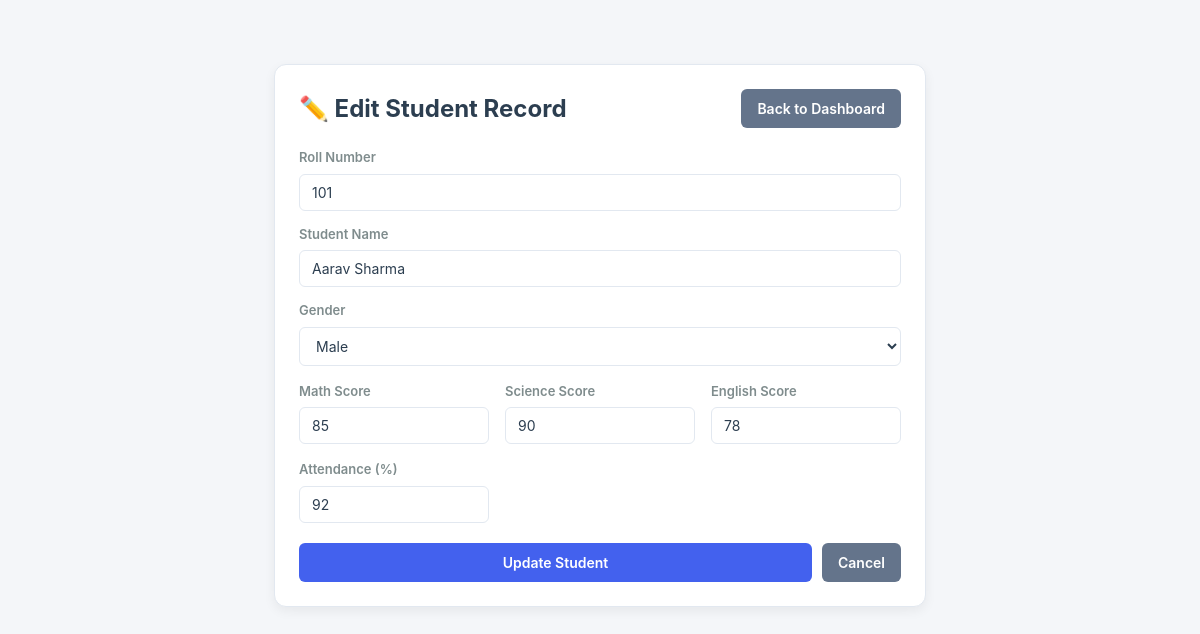
Screenshot of /edit/1 with the database file from the repository.
### tables this page shows
CREATE TABLE students (
            id INTEGER PRIMARY KEY AUTOINCREMENT,
            roll_no TEXT UNIQUE NOT NULL,
            name TEXT NOT NULL,
            gender TEXT,
            math_score INTEGER,
            science_score INTEGER,
            english_score INTEGER,
            attendance INTEGER,
            total_score INTEGER,
            average_score REAL,
            grade TEXT,
            status TEXT
        );

### app.py (the view, shortened to what this page needs)
@app.route("/edit/<int:id>", methods=["GET", "POST"])
def edit_student(id):
    conn = get_db_connection()
    student = conn.execute("SELECT * FROM students WHERE id = ?", (id,)).fetchone()
    conn.close()
    if not student:
        flash("Student not found!", "danger")
        return redirect(url_for("index"))
    return render_template("edit.html", student=student)

### database.py (called while the page is built)
def get_db_connection():
    conn = sqlite3.connect(DB_FILE)
    conn.row_factory = sqlite3.Row
    return conn

### templates/edit.html (shortened to what this page needs)
<!DOCTYPE html>
<html lang="en">
<head>
    <link rel="stylesheet" href="{{ url_for('static', filename='style.css') }}">
</head>
<body>
    <div class="container" style="max-width: 700px; margin-top: 40px;">
        <div class="form-card">
            <div style="display: flex; justify-content: space-between; align-items: center; margin-bottom: 20px;">
                <h2>✏️ Edit Student Record</h2>
                <a href="{{ url_for('index') }}" class="btn btn-secondary">Back to Dashboard</a>
            </div>
            <form action="{{ url_for('edit_student', id=student.id) }}" method="POST">
                <div class="form-group" style="margin-bottom: 14px;">
                    <label>Roll Number</label>
                    <input type="text" name="roll_no" class="form-control" value="{{ student.roll_no }}" required>
                </div>
                <div class="form-group" style="margin-bottom: 14px;">
                    <label>Student Name</label>
                    <input type="text" name="name" class="form-control" value="{{ student.name }}" required>
                </div>
                <div class="form-group" style="margin-bottom: 14px;">
                    <label>Gender</label>
                    <select name="gender" class="form-control">
                        <option value="Male" {% if student.gender == 'Male' %}selected{% endif %}>Male</option>
                    </select>
                </div>
                <div class="form-grid" style="margin-bottom: 14px;">
                    <div class="form-group">
                        <label>Math Score</label>
                        <input type="number" name="math_score" class="form-control" value="{{ student.math_score }}" min="0" max="100" required>
                    </div>
                    <div class="form-group">
                        <label>Science Score</label>
                        <input type="number" name="science_score" class="form-control" value="{{ student.science_score }}" min="0" max="100" required>
                    </div>
                    <div class="form-group">
                        <label>English Score</label>
                        <input type="number" name="english_score" class="form-control" value="{{ student.english_score }}" min="0" max="100" required>
                    </div>
                    <div class="form-group">
                        <label>Attendance (%)</label>
                        <input type="number" name="attendance" class="form-control" value="{{ student.attendance }}" min="0" max="100" required>
                    </div>
                </div>
                <div style="margin-top: 20px; display: flex; gap: 10px;">
                    <button type="submit" class="btn btn-primary" style="flex: 1;">Update Student</button>
                    <a href="{{ url_for('index') }}" class="btn btn-secondary">Cancel</a>
                </div>
            </form>
        </div>
    </div>
</body>
</html>

### static/style.css (style rules this page uses)
:root { --bg-color: #f4f6f9; --card-bg: #ffffff; --text-color: #2c3e50; --text-muted: #7f8c8d; --border-color: #e2e8f0; --primary: #4361ee; --primary-hover: #374fe0; --success: #2ecc71; --danger: #e74c3c; --warning: #f39c12; --info: #3498db; --shadow: 0 4px 12px rgba(0,0,0,0.06); }
* { margin: 0; padding: 0; box-sizing: border-box; font-family: -apple-system, BlinkMacSystemFont, "Segoe UI", Roboto, Oxygen, Ubuntu, Cantarell, sans-serif; }
body { background-color: var(--bg-color); color: var(--text-color); line-height: 1.5; transition: background-color 0.3s ease, color 0.3s ease; }
.container { max-width: 1240px; margin: 0 auto; padding: 24px; }
.filter-form input, .filter-form select, .form-control { padding: 9px 12px; border: 1px solid var(--border-color); border-radius: 6px; background: var(--card-bg); color: var(--text-color); font-size: 14px; }
.filter-form button, .btn { padding: 9px 16px; border-radius: 6px; cursor: pointer; font-weight: 600; border: none; font-size: 14px; }
.btn-primary { background: var(--primary); color: #fff; }
.btn-secondary { background: #64748b; color: #fff; text-decoration: none; }
.form-card { background: var(--card-bg); padding: 24px; border-radius: 12px; border: 1px solid var(--border-color); box-shadow: var(--shadow); margin-bottom: 28px; }
.form-grid { display: grid; grid-template-columns: repeat(auto-fit, minmax(180px, 1fr)); gap: 16px; margin-top: 16px; }
.form-group { display: flex; flex-direction: column; gap: 6px; }
.form-group label { font-size: 13px; font-weight: 600; color: var(--text-muted); }

### rows the page displays
students: roll_no "101", name "Aarav Sharma", gender "Male", math_score "85", science_score "90", english_score "78", attendance "92"
